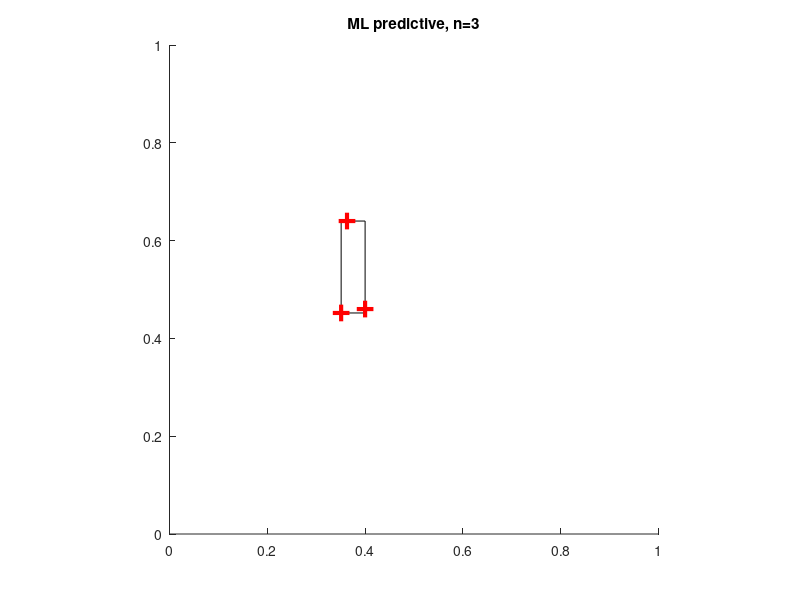

This chart was generated by the following MATLAB code: (Note: this script raises an error after producing the figure.)
% Josh Tenenbaum's Healthy Levels Game
% Written by Matthew Dunham  and  Kevin Murphy
function healthyLevels


close all;
no = 0; yes = 1;
data = generateData;     % [cholesterol, insulin]
[left right bottom top scale1 scale2] = calcDataRange(data,size(data,1));

doPrint = 0;
%folder = 'C:\kmurphy\PML\Figures\healthyLevels';
%folder = 'C:/kmurphy/PML/Figures/healthyLevels';


plotML;

priorFn = @uninfPrior;
genFn = @generalizationUninfPrior;
priorType = 'uninfPrior';


plotPriorPost;
plotGeneralizations;
plotPostSamples;
plotBayes;

if 0
priorFn = @expPrior;
genFn = @generalizationExpPrior;
priorType = 'expPrior';
end

return;

%% Distributions

function p = uninfPrior(h)
  s1 = h(:,1); s2 = h(:,2);
  p = 1./(s1.*s2);
end

function p = expPrior(h)
    s1 = h(:,1); s2 = h(:,2);
    sigma1 = 0.5;    sigma2 = 0.5;
    p = exp(-((s1/sigma1).*(s2/sigma2)));
end

function lik = likelihood(h,data) 
    n = size(data,1);
    s1 = h(:,1); s2 = h(:,2);
    [cMin cMax iMin iMax cScale iScale] = calcDataRange(data,n);
    indicator = @(s1,s2)((s1 > cScale) .* (s2 > iScale));
    lik = (1./((s1.*s2).^n)).*indicator(s1,s2);
end


function p = posteriorFn(h,data) 
p = likelihood(h,data) .* priorFn(h); %Unnormalized
end

function p = generalizationUninfPrior(y,X)
    n = size(X,1);
    [d1 d2 X1scale X2scale] = neighbour(y,X);
    %p = 1 ./ ((n*(n-1)*n*(n-1))*((X1scale + d1).^(n-1)).* ((X2scale + d2).^(n-1)));
    denom = ((1+( d1/X1scale  )).*(1+( d2/X2scale  )));
    p  = (1./denom).^(n-1); % Tenenbaum thesis eqn 3.16
end


function p = generalizationExpPrior(y,X)
    sigma1 = 0.5; sigma2 = 0.5;
    lambda = 1; % 1 is lower bound, 2 is upper bound
    [d1 d2 X1scale X2scale] = neighbour(y,X);
    n = size(X,1);
    numer = exp(- ( (d1/sigma1) + (d2/sigma2)));
    denom = ((1+( d1/X1scale  )).*(1+( d2/X2scale  ))).^(n-lambda);
    p = numer ./ denom; % Tenenbaum thesis eqn 3.17
end


%%
% Calculate d1,d2 from the data. dj(i) is 0 whenever y(i,j) is within the
% span of the data X, otherwise its the distance to the nearest neighbour
% along the jth dimension.
function [d1 d2 X1scale X2scale] = neighbour(y,X)
    [X1min X1max X2min X2max X1scale X2scale] = calcDataRange(X,size(X,1));   
    d1 = ((y(:,1) < X1min).*abs(y(:,1) - X1min)) + ((y(:,1) > X1max).*abs(X1max - y(:,1)));
    d2 = ((y(:,2) < X2min).*abs(y(:,2) - X2min)) + ((y(:,2) > X2max).*abs(X2max - y(:,2)));    
end




%%%%%%%%%%%%%%
%% Plotting Functions


function plotPriorPost
    figure;
    plotSurface(@(h)priorFn(h),[],no,no,no,[0 1 0 1 0 0.03],priorType);
    shading interp;
    if doPrint
      fname = sprintf('%s/healthyLevels%s.eps', folder, priorType)
      pdfcrop; print_pdf(fname)
    end
    if doPrintPmtk
      fname = sprintf('healthyLevels%s', priorType);
      printPmtkFigures(fname);
    end

    points = [3 12];
    %zscale = [0.05 0.1 0.15];
    for i=1:length(points)
      figure;
      %scale = [0 1 0 1 0 zscale(i)];
      scale = [];
      plotSurface(@(h,data)posteriorFn(h,data),data(1:points(i),:),yes,no,no,...
      		scale,...
      		{sprintf('Posterior, n=%d, %s', points(i), priorType)});
      shading interp;
      
      if doPrint
      fname = sprintf('%s/healthyLevelsPost%d%s.eps', folder, points(i), priorType)
      print(gcf, fname, '-depsc')
    end

    end
end




function plotGeneralizations
    points = [3 12];
    for i=1:length(points)
      
      figure;
      ttl = sprintf('p(X in h | D(1:%d), uninf prior)', points(i));
      %scale = [0 1 0 1 0 0.0002];
      scale = [];
      plotSurface(@(Y,X)genFn(Y,X),data(1:points(i),:),yes,yes,no,...
      		  scale, ttl);
      if doPrint
        fname = sprintf('%s/healthyLevelsGen%d%s.eps', folder, points(i), priorType)
        pdfcrop; print_pdf(fname);
      end
      if doPrintPmtk
        fname = sprintf('healthyLevelsGen%d%s', points(i), priorType);
        print_pdf(fname);
      end
    
    end
end

%%
% See function plotSampledHypotheses for details
function plotPostSamples
points = [3 12];
for i=1:length(points)
    figure;
    ttl = sprintf('samples from p(h|D(1:%d)), %s', points(i), priorType);
    %plotSampledHypotheses(@(h,data)posteriorFn(h,data(1:points(i),:)),...
	%					  data(1:points(i),:),no,ttl);
    plotSampledHypotheses(@(h,d)posteriorFn(h,d),data(1:points(i),:),no,ttl);
    if doPrint
      fname = sprintf('%s/healthyLevelsSamples%d%s.eps', folder, points(i), priorType)
      pdfcrop; print_pdf(fname);
    end
    if doPrintPmtk
      fname = sprintf('healthyLevelsSamples%d%s', points(i), priorType);
      printPmtkFigures(fname);
    end
end
end


%%
% Sample some scales from the posterior and plot rectangles
% with these scales centered on the data.
% Shade them by probability.
function plotSampledHypotheses(post,data,newFigure,plotTitle)
    if(newFigure)
        figure('Color',[1,1,1]);
    end
    
    seed = 3; randn('state', seed);  rand('state', seed); 
    stepSize = 0.01;
    [x, y] = meshgrid(stepSize:stepSize:1,stepSize:stepSize:1); 
    s1 = x(:);
    s2 = y(:);
    h = [s1,s2]; % Entire hypothesis range
    p = post(h,data);
    pNorm = p ./ sum(p);
    
    N = 10;
    ndx = sampleDiscrete(pNorm,1,N);
    sampleScale1 = x(ndx); 
    sampleScale2 = y(ndx);
    plot(data(:,1),data(:,2),'+r','MarkerSize',12,'linewidth',3);
    hold on
    [cMin cMax iMin iMax cScale iScale] = calcDataRange(data,size(data,1));
    % cScale is horizontal range of the data
    % Frame the data symmetrically, (L(i,1),L(i,2) is lower left corner)
    L(:,1) = cMin - ((sampleScale1 - cScale)./2);
    L(:,2) = iMin - ((sampleScale2 - iScale)./2);
    
    colors = colorScheme(sortRows(pNorm(ndx),-1));
    for i=1:N
        rectangle('Position',[L(i,1), L(i,2), sampleScale1(i), sampleScale2(i)],'LineWidth',3,...
            'EdgeColor',colors(i,:)); 
    end
    title(plotTitle); 
    axis([0.2 0.7 0.25 0.8]);
end


%%
function plotML
    points = [3 12];
    for i=1:length(points);
      figure;
        plotMinRule(data(1:points(i),:),no);
	title(sprintf('ML predictive, n=%d', points(i)))
	if doPrint
	  fname = sprintf('%s/healthyLevelsMLpred%d.eps', folder, points(i))
	  %print(gcf, fname, '-depsc')
    pdfcrop; print_pdf(fname);
	end
  if doPrintPmtk
    fname = sprintf('healthyLevelsMLpred%d', points(i));
    printPmtkFigures(fname);
  end
    end
end


%%
function plotBayes
    points = [3 12];
    for i=1:length(points);
      figure;
      plotContour(@(Y,X)genFn(Y,X),data(1:points(i),:),...
		  yes,yes,no,'','','');
      title(sprintf('Bayes predictive, n=%d, %s', points(i), priorType))
      
      if doPrint
        fname = sprintf('%s/healthyLevelsBayesPred%d%s.eps', folder, points(i), priorType)
        pdcrop; print_pdf(fname);
      end
      if doPrintPmtk
        fname = sprintf('healthyLevelsBayesPred%d%s', points(i), priorType);
        printPmtkFigures(fname);
      end
    end
end

%%
%Plot the data and the smallest rectangle completely enclosing that data
function plotMinRule(data,newFigure)
    if(newFigure)
        figure;
    end
    [cMin cMax iMin iMax cScale iScale] = calcDataRange(data,size(data,1));
    rectangle('Position',[cMin,iMin, cScale, iScale]);        
    hold on;
    plot(data(:,1),data(:,2),'+r','MarkerSize',12,'linewidth',3);
    f = 0.1;
    %axis([left-f,right+f,bottom-f,top+f]);
    axis([0 1 0 1])
    axis square;
    %xlabel('Cholesterol');
    %ylabel('Insulin');
    %turnOffTickLabels;
   
end

%%
%Plot the contour of the specified function. 
function plotContour(func,data,dependsOnData,plotDataToo,newFigure,xlab,ylab,plotTitle)
    if(newFigure)
        figure;
    end
    [x y p] = formatForPlot(func,data,dependsOnData);
    contour(x, y, p)
    colormap(gray);
    hold on;
    if(plotDataToo)
        plot(data(:,1),data(:,2),'+r','MarkerSize',12,'linewidth',3);
    end
    %f = 0.3;
    %axis([left-f,right+f,bottom-f,top+f]);
    axis square;
    title(plotTitle);
    xlabel(xlab);
    ylabel(ylab);
    %turnOffTickLabels;
end


%%
% Plot the surface of the specified function
function plotSurface(func,data,dependsOnData,solid,newFigure,scale,plotTitle)
    if(newFigure)
        figure;
    end
    [C,I,p] = formatForPlot(func,data,dependsOnData);
    view([123.5 32]);
    grid('on');
    hold on;
    if(solid)
        surf(C,I,p,'FaceColor','blue','EdgeColor','none');   
    else
        surf(C,I,p);
    end
    camlight right; 
    lighting phong;
    
   
    xlabel( 's1' );
    ylabel( 's2');
    zlabel( 'p');
    title(plotTitle);
    if ~isempty(scale), axis(scale); end
   % turnOffTickLabels;
end

%%
% Prepare data for plotting by contour, surf, etc.
function  [x y p] = formatForPlot(func,data,dependsOnData)
    stepSize = 0.01;
    [x, y] = meshgrid(stepSize:stepSize:1,stepSize:stepSize:1); 
    [rows cols] = size(x);
    s1 = x(:);
    s2 = y(:);
    h = [s1 s2];
    if(dependsOnData)
        p = func(h,data);
    else
        p = func(h);
    end
    p = normalize(p);
    p = reshape(p, rows, cols); 
end

%% Helper Functions

%%
%Generate the synthetic data - positive examples only
function data = generateData
    % Healthy levels we are trying to discover
    cLow = 0.35; cHigh = 0.55;
    iLow = 0.45; iHigh = 0.65;
    
    if(0) % Use randomly generated data
        n = 12;
        seed = 42; 
        rand('seed',seed);
        data = rand(n,2);
        data(:,1) = data(:,1)*(cHigh - cLow) + cLow;
        data(:,2) = data(:,2)*(iHigh - iLow) + iLow;
    else % Cheat and use interesting looking data. 
      c =  [0.351 ; 0.363 ; 0.40 ; 0.54 ; 0.45 ; 0.49 ; 0.48 ; 0.50; 0.45; 0.41; 0.53; 0.54 ];
      i =  [0.452 ; 0.64 ; 0.46 ; 0.55; 0.55 ; 0.50 ; 0.49 ; 0.61; 0.58; 0.46; 0.53; 0.64];
      data = [c i];
    end
end

%%
%Calculate the range of the first n data points
function [cMin cMax iMin iMax cScale iScale] = calcDataRange(data,n)
    cMin = min(data(1:n,1)); cMax = max(data(1:n,1));
    iMin = min(data(1:n,2)); iMax = max(data(1:n,2));
    cScale = cMax - cMin;
    iScale = iMax - iMin;
end

%%
% Map relative probability mass to greyscale
function colors = colorScheme(samples)
   minColor = 0.96; 
   colors = 1 - samples;
   colors = max(0,colors - 0.1);
   colors(colors > minColor) = minColor;
   colors = repmat(colors,1,3);     
end

%%
% Turns off numeric tick labels on the currnt graph. 
function turnOffTickLabels
    set(gca, 'XTickLabel',[]);
    set(gca, 'YTickLabel',[]);
    set(gca, 'ZtickLabel',[]);    
end


end %EOF
